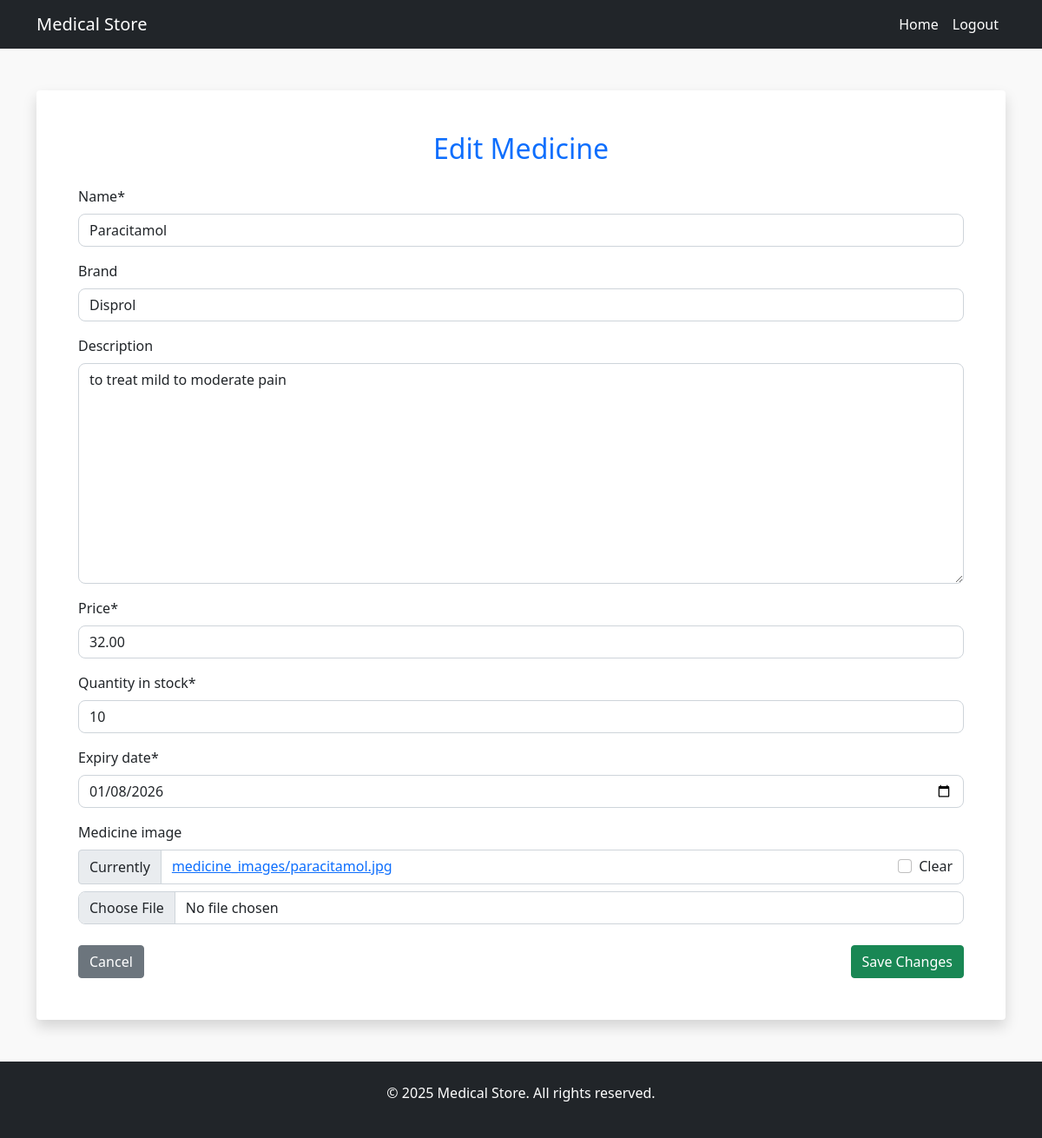
/medicine/edit/5/ (signed in), run on the app's committed database.
### medical/models.py (models this page shows, shortened)
class Medicine(models.Model):
    medical_store = models.ForeignKey(MediRegistration, on_delete=models.CASCADE, related_name='medicines')
    name = models.CharField(max_length=100)
    brand = models.CharField(max_length=100, blank=True, null=True)
    description = models.TextField(blank=True, null=True)
    price = models.DecimalField(max_digits=10, decimal_places=2)
    quantity_in_stock = models.PositiveIntegerField()
    expiry_date = models.DateField()
    medicine_image = models.ImageField(upload_to='medicine_images/', blank=True, null=True)
    created_at = models.DateTimeField(auto_now_add=True)
    prescription_required = models.BooleanField(default=True)

### medical/views.py (the view)
# urls.py: path('medicine/edit/<int:medicine_id>/', views.edit_medicine, name='edit_medicine'),
def edit_medicine(request, medicine_id):
    user_id = request.session.get('user_id')
    if not user_id:
        messages.error(request, "Please login to continue.")
        return redirect('medical:medical_login')
    user = get_object_or_404(MediRegistration, id=user_id)
    medicine = get_object_or_404(Medicine, id=medicine_id, medical_store=user)
    if request.method == 'POST':
        form = MedicineForm(request.POST, request.FILES, instance=medicine)
        if form.is_valid():
            form.save()
            messages.success(request, "Medicine updated successfully.")
            return redirect('medical:medical_dashboard')
    else:
        form = MedicineForm(instance=medicine)
    return render(request, 'medical/edit_medicine.html', {'form': form})

### medical/form.py
class MedicineForm(forms.ModelForm):
    class Meta:
        model = Medicine
        fields = [
            'name',
            'brand',
            'description',
            'price',
            'quantity_in_stock',
            'expiry_date',
            'medicine_image',  # ✅ Added image field
        ]
        widgets = {
            'expiry_date': forms.DateInput(attrs={'type': 'date'}),
        }

### medical/templates/medical/edit_medicine.html (shortened to what this page needs)
{% extends 'medical_base.html' %}
{% load static crispy_forms_tags %}
{% block content %}
<div class="container mt-5">
    <div class="bg-white p-5 shadow rounded">
        <h2 class="text-primary mb-4 text-center">Edit Medicine</h2>
        <form method="post" enctype="multipart/form-data" class="needs-validation" novalidate>
            {{ form|crispy }}
            <div class="d-flex justify-content-between mt-4">
                <a href="{% url 'medical:medical_dashboard' %}" class="btn btn-secondary">Cancel</a>
                <button type="submit" class="btn btn-success">Save Changes</button>
            </div>
        </form>
    </div>
</div>
{% endblock %}

### medical/static/css/style.css (style rules this page uses)
body { background-color: #f9f9f9; font-family: 'Segoe UI', sans-serif; }
.form-label { font-weight: 500; }
.form-control, .form-select { border-radius: 0.5rem; box-shadow: none; }

### data on the page
Medicine: name "Paracitamol", brand "Disprol", description "to treat mild to moderate pain", price "32.00", quantity_in_stock "10", expiry_date "01/08/2026"
